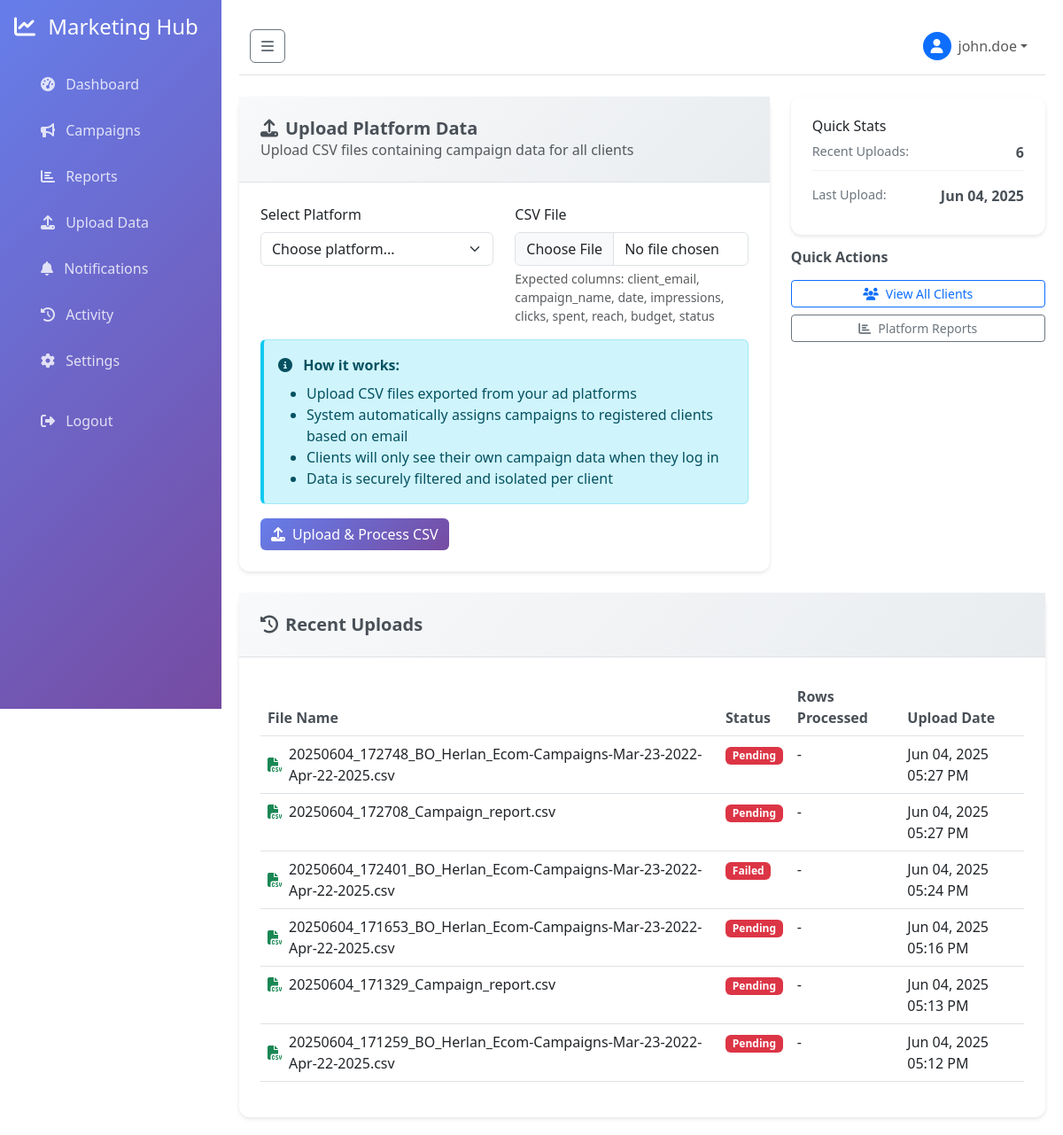
/agency/upload (signed in), run on the app's committed database.
### models.py (models this page shows, shortened)
class User(UserMixin, db.Model):
    __tablename__ = 'users'
    id = db.Column(db.Integer, primary_key=True)
    username = db.Column(db.String(80), unique=True, nullable=False)
    email = db.Column(db.String(120), unique=True, nullable=False)
    password_hash = db.Column(db.String(256), nullable=False)
    first_name = db.Column(db.String(50), nullable=True)
    last_name = db.Column(db.String(50), nullable=True)
    company_name = db.Column(db.String(100), nullable=True)
    created_at = db.Column(db.DateTime, default=datetime.utcnow)
    campaigns = db.relationship('Campaign', backref='client', lazy=True)
    def get_full_name(self):
        if self.first_name and self.last_name:
            return f"{self.first_name} {self.last_name}"
        return self.username

class CSVImport(db.Model):
    __tablename__ = 'csv_imports'
    id = db.Column(db.Integer, primary_key=True)
    filename = db.Column(db.String(255), nullable=False)
    file_path = db.Column(db.String(500), nullable=False)
    status = db.Column(db.String(50), default='Pending')  # Pending, Processing, Completed, Failed
    rows_processed = db.Column(db.Integer, default=0)
    rows_failed = db.Column(db.Integer, default=0)
    error_message = db.Column(db.Text)
    imported_by = db.Column(db.Integer, db.ForeignKey('users.id'), nullable=True)
    created_at = db.Column(db.DateTime, default=datetime.utcnow)
    completed_at = db.Column(db.DateTime)
    user = db.relationship('User', backref='csv_imports')

### agency_management.py (the view, shortened to what this page needs)
@agency_bp.route('/upload', methods=['GET', 'POST'])
@login_required
def agency_upload():
    recent_imports = CSVImport.query.order_by(CSVImport.created_at.desc()).limit(10).all()
    return render_template('agency/upload.html', recent_imports=recent_imports)

### app.py (called while the page is built)
@login_manager.user_loader
def load_user(user_id):
    from models import User
    return User.query.get(int(user_id))

### templates/agency/upload.html (shortened to what this page needs)
{% extends "base.html" %}
{% block content %}
<div class="row mb-4">
    <div class="col-lg-8">
        <div class="upload-card">
            <div class="card-header">
                <h5><i class="fas fa-upload me-2"></i>Upload Platform Data</h5>
                <p class="text-muted mb-0">Upload CSV files containing campaign data for all clients</p>
            </div>
            <div class="card-body">
                <form method="POST" enctype="multipart/form-data" id="agency-upload-form">
                    <div class="row">
                        <div class="col-md-6 mb-3">
                            <label class="form-label">Select Platform</label>
                            <select name="platform" class="form-select" required>
                                <option value="">Choose platform...</option>
                            </select>
                        </div>
                        <div class="col-md-6 mb-3">
                            <label class="form-label">CSV File</label>
                            <input type="file" name="csv_file" class="form-control" accept=".csv" required>
                            <div class="form-text">Expected columns: client_email, campaign_name, date, impressions, clicks, spent, reach, budget, status</div>
                        </div>
                    </div>
                    <div class="upload-info mb-3">
                        <div class="alert alert-info">
                            <i class="fas fa-info-circle me-2"></i>
                            <strong>How it works:</strong>
                            <ul class="mb-0 mt-2">
                                <li>Upload CSV files exported from your ad platforms</li>
                                <li>System automatically assigns campaigns to registered clients based on email</li>
                                <li>Clients will only see their own campaign data when they log in</li>
                                <li>Data is securely filtered and isolated per client</li>
                            </ul>
                        </div>
                    </div>
                    <button type="submit" class="btn btn-primary">
                        <i class="fas fa-upload me-2"></i>Upload & Process CSV
                    </button>
                </form>
            </div>
        </div>
    </div>
    <div class="col-lg-4">
        <div class="stats-card">
            <h6>Quick Stats</h6>
            <div class="stat-item">
                <span class="label">Recent Uploads:</span>
                <span class="value">{{ recent_imports|length }}</span>
            </div>
            <div class="stat-item">
                <span class="label">Last Upload:</span>
                <span class="value">
                    {% if recent_imports %}
                        {{ recent_imports[0].created_at.strftime('%b %d, %Y') }}
                    {% else %}
                        Never
                    {% endif %}
                </span>
            </div>
        </div>
        <div class="quick-actions mt-3">
            <h6>Quick Actions</h6>
            <a href="{{ url_for('agency.view_clients') }}" class="btn btn-outline-primary btn-sm d-block mb-2">
                <i class="fas fa-users me-2"></i>View All Clients
            </a>
            <a href="{{ url_for('reports') }}" class="btn btn-outline-secondary btn-sm d-block">
                <i class="fas fa-chart-bar me-2"></i>Platform Reports
            </a>
        </div>
    </div>
</div>
<div class="row">
    <div class="col-12">
        <div class="recent-uploads-card">
            <div class="card-header">
                <h5><i class="fas fa-history me-2"></i>Recent Uploads</h5>
            </div>
            <div class="card-body">
                {% if recent_imports %}
                <div class="table-responsive">
                    <table class="table table-hover">
                        <thead>
                            <tr>
                                <th>File Name</th>
                                <th>Status</th>
                                <th>Rows Processed</th>
                                <th>Upload Date</th>
                            </tr>
                        </thead>
                        <tbody>
                            {% for import in recent_imports %}
                            <tr>
                                <td>
                                    <div class="d-flex align-items-center">
                                        <i class="fas fa-file-csv text-success me-2"></i>
                                        {{ import.filename }}
                                    </div>
                                </td>
                                <td>
                                    <span class="badge badge-{{ 'success' if import.status == 'Completed' else 'warning' if import.status == 'Processing' else 'danger' }}">
                                        {{ import.status }}
                                    </span>
                                </td>
                                <td>
                                    {% if import.rows_processed %}
                                        {{ import.rows_processed }} rows
                                        {% if import.rows_failed > 0 %}
                                            <small class="text-warning">({{ import.rows_failed }} failed)</small>
                                        {% endif %}
                                    {% else %}
                                        -
                                    {% endif %}
                                </td>
                                <td>{{ import.created_at.strftime('%b %d, %Y %I:%M %p') }}</td>
                            </tr>
                            {% endfor %}
                        </tbody>
                    </table>
                </div>
                {% else %}
                <div class="empty-state text-center py-4">
                    <i class="fas fa-upload fa-3x text-muted mb-3"></i>
                    <h6>No uploads yet</h6>
                    <p class="text-muted">Upload your first CSV file to get started</p>
                </div>
                {% endif %}
            </div>
        </div>
    </div>
</div>
{% endblock %}

### templates/base.html (shortened to what this page needs)
<!DOCTYPE html>
<html lang="en">
<head>
    <link href="https://cdn.jsdelivr.net/npm/bootstrap@5.3.0/dist/css/bootstrap.min.css" rel="stylesheet">
    <link href="https://cdnjs.cloudflare.com/ajax/libs/font-awesome/6.4.0/css/all.min.css" rel="stylesheet">
</head>
<body>
    <nav class="sidebar" id="sidebar">
        <div class="p-3">
            <h4 class="text-white mb-4">
                <i class="fas fa-chart-line me-2"></i>
                <span class="sidebar-text">Marketing Hub</span>
            </h4>
            <ul class="nav flex-column">
                <li class="nav-item">
                    <a class="nav-link {% if request.endpoint == 'dashboard' %}active{% endif %}" href="{{ url_for('dashboard') }}">
                        <i class="fas fa-tachometer-alt me-2"></i>
                        <span class="sidebar-text">Dashboard</span>
                    </a>
                </li>
                <li class="nav-item">
                    <a class="nav-link {% if request.endpoint == 'campaigns' %}active{% endif %}" href="{{ url_for('campaigns') }}">
                        <i class="fas fa-bullhorn me-2"></i>
                        <span class="sidebar-text">Campaigns</span>
                    </a>
                </li>
                <li class="nav-item">
                    <a class="nav-link {% if request.endpoint == 'reports' %}active{% endif %}" href="{{ url_for('reports') }}">
                        <i class="fas fa-chart-bar me-2"></i>
                        <span class="sidebar-text">Reports</span>
                    </a>
                </li>
                <li class="nav-item">
                    <a class="nav-link {% if request.endpoint == 'upload_csv' %}active{% endif %}" href="{{ url_for('upload_csv') }}">
                        <i class="fas fa-upload me-2"></i>
                        <span class="sidebar-text">Upload Data</span>
                    </a>
                </li>
                <li class="nav-item">
                    <a class="nav-link {% if request.endpoint == 'notifications' %}active{% endif %}" href="{{ url_for('notifications') }}">
                        <i class="fas fa-bell me-2"></i>
                        <span class="sidebar-text">Notifications</span>
                    </a>
                </li>
                <li class="nav-item">
                    <a class="nav-link {% if request.endpoint == 'activity_log' %}active{% endif %}" href="{{ url_for('activity_log') }}">
                        <i class="fas fa-history me-2"></i>
                        <span class="sidebar-text">Activity</span>
                    </a>
                </li>
                <li class="nav-item">
                    <a class="nav-link {% if request.endpoint == 'account_settings' %}active{% endif %}" href="{{ url_for('account_settings') }}">
                        <i class="fas fa-cog me-2"></i>
                        <span class="sidebar-text">Settings</span>
                    </a>
                </li>
                <li class="nav-item mt-3">
                    <a class="nav-link" href="{{ url_for('auth.logout') }}">
                        <i class="fas fa-sign-out-alt me-2"></i>
                        <span class="sidebar-text">Logout</span>
                    </a>
                </li>
            </ul>
        </div>
    </nav>
    <div class="content-wrapper" id="content">
        <nav class="navbar navbar-expand-lg navbar-light bg-white border-bottom mb-4">
            <div class="container-fluid">
                <button class="btn btn-outline-secondary me-3" id="sidebarToggle" type="button">
                    <i class="fas fa-bars"></i>
                </button>
                <div class="navbar-nav ms-auto">
                    <div class="nav-item dropdown">
                        <a class="nav-link dropdown-toggle d-flex align-items-center" href="#" id="userDropdown" role="button" data-bs-toggle="dropdown">
                            <div class="bg-primary rounded-circle me-2 d-flex align-items-center justify-content-center" style="width: 32px; height: 32px;">
                                <i class="fas fa-user text-white"></i>
                            </div>
                            <span>{{ current_user.get_full_name() if current_user.is_authenticated else 'Guest' }}</span>
                        </a>
                    </div>
                </div>
            </div>
        </nav>
        {% block content %}{% endblock %}
    </div>
</body>
</html>

### templates/base.html (style rules this page uses)
.sidebar { background: linear-gradient(135deg, #667eea 0%, #764ba2 100%); min-height: 100vh; position: fixed; top: 0; left: 0; width: 250px; z-index: 1000; transition: all 0.3s; }
.sidebar .nav-link { color: rgba(255, 255, 255, 0.8); padding: 12px 20px; border-radius: 8px; margin: 2px 10px; transition: all 0.3s; }
.content-wrapper { margin-left: 250px; padding: 20px; transition: all 0.3s; }
.btn-primary { background: linear-gradient(135deg, #667eea 0%, #764ba2 100%); border: none; }
.table th { border-top: none; font-weight: 600; color: #495057; }
.badge { font-size: 0.75rem; }

### templates/agency/upload.html (style rules this page uses)
.upload-card, .stats-card, .recent-uploads-card { background: white; border-radius: 12px; box-shadow: 0 2px 4px rgba(0,0,0,0.1); border: none; }
.card-header { background: linear-gradient(135deg, #f8f9fa, #e9ecef); border-bottom: 1px solid #dee2e6; padding: 1.5rem; }
.card-header h5 { margin: 0; color: #495057; font-weight: 600; }
.card-body { padding: 1.5rem; }
.stats-card { padding: 1.5rem; }
.stat-item { display: flex; justify-content: space-between; margin-bottom: 1rem; padding-bottom: 0.5rem; border-bottom: 1px solid #f1f3f4; }
.stat-item:last-child { border-bottom: none; margin-bottom: 0; }
.stat-item .label { color: #6c757d; font-size: 0.9rem; }
.stat-item .value { font-weight: 600; color: #495057; }
.quick-actions h6 { color: #495057; font-weight: 600; margin-bottom: 1rem; }
.upload-info .alert { border-left: 4px solid #0dcaf0; }
.badge-danger { background-color: #dc3545; }

### data on the page
User: first_name+username "john.doe"
CSVImport: created_at "Jun 04, 2025", filename "20250604_172748_BO_Herlan_Ecom-Campaigns-Mar-23-2022-Apr-22-2025.csv", status "Pending", created_at "Jun 04, 2025 05:27 PM"
CSVImport: filename "20250604_172708_Campaign_report.csv", status "Pending", created_at "Jun 04, 2025 05:27 PM"
CSVImport: filename "20250604_172401_BO_Herlan_Ecom-Campaigns-Mar-23-2022-Apr-22-2025.csv", status "Failed", created_at "Jun 04, 2025 05:24 PM"
CSVImport: filename "20250604_171653_BO_Herlan_Ecom-Campaigns-Mar-23-2022-Apr-22-2025.csv", status "Pending", created_at "Jun 04, 2025 05:16 PM"
CSVImport: filename "20250604_171329_Campaign_report.csv", status "Pending", created_at "Jun 04, 2025 05:13 PM"
CSVImport: filename "20250604_171259_BO_Herlan_Ecom-Campaigns-Mar-23-2022-Apr-22-2025.csv", status "Pending", created_at "Jun 04, 2025 05:12 PM"

### other printed values
{{ recent_imports|length }} "6"
